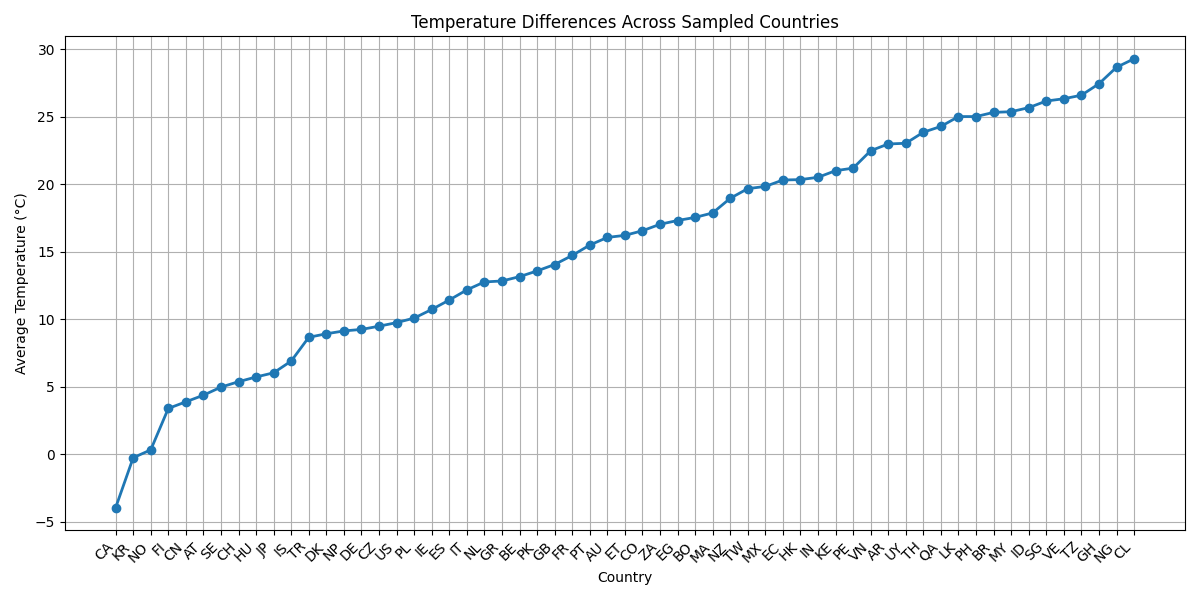

Generate this figure with Python:
import sqlite3
import matplotlib.pyplot as plt
import csv

conn = sqlite3.connect("final_project.db")
cur = conn.cursor()

query = """
WITH CountryTemps AS (
    SELECT 
        l.country AS country_code,
        AVG(w.temp) AS avg_temp
    FROM Weather w
    JOIN Locations l ON w.location_id = l.id
    GROUP BY l.country
)
SELECT country_code, avg_temp
FROM CountryTemps
ORDER BY avg_temp;
"""

cur.execute(query)
rows = cur.fetchall()
conn.close()

with open("temperature_across_countries.csv", "w", newline="", encoding="utf-8") as f:
    writer = csv.writer(f)
    writer.writerow(["country_code", "avg_temp_c"])
    for country, temp in rows:
        writer.writerow([country, temp])

countries = [row[0] for row in rows]
temps = [row[1] for row in rows]

plt.figure(figsize=(12, 6))
plt.plot(countries, temps, marker='o', linestyle='-', linewidth=2)

plt.xlabel("Country")
plt.ylabel("Average Temperature (°C)")
plt.title("Temperature Differences Across Sampled Countries")
plt.xticks(rotation=45, ha="right")
plt.grid(True)

plt.tight_layout()
plt.savefig("temperature_across_countries.png")
plt.show()